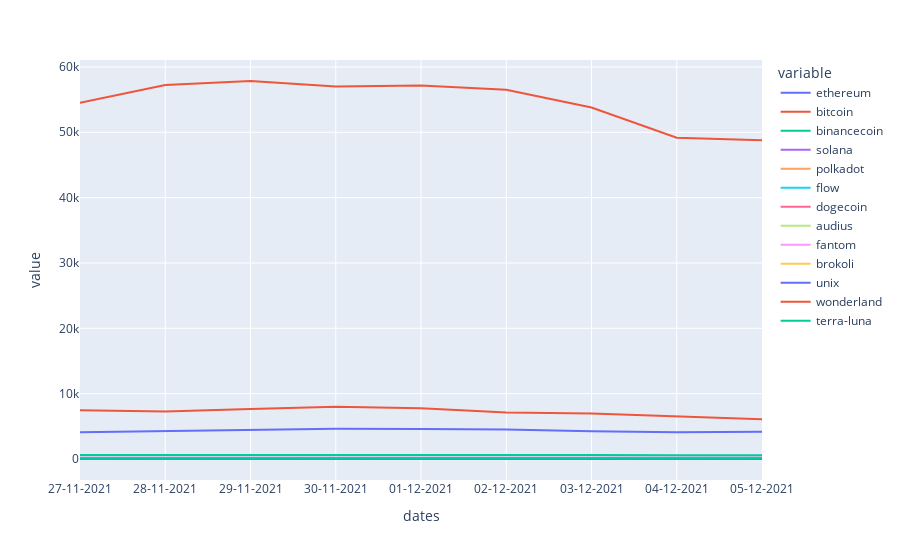

Source (notebook cell):
### Code cell
dfPrices = dfPrices.set_index('dates')
fig = px.line(dfPrices)
# fig = px.line(dfPercents, labels = {'value': 'Percent Change', 'variable': 'coin'})
py.offline.plot(fig, filename='priceChangesLines.html')

fig.show()

### Figure 1 — Plotly figure (JSON) as saved in the notebook; plotly's stock layout.template omitted (floating-point values rounded to 4 significant figures)
{"data": [{"hovertemplate": "variable=ethereum<br>dates=%{x}<br>value=%{y}<extra></extra>", "legendgroup": "ethereum", "line": {"color": "#636efa", "dash": "solid"}, "marker": {"symbol": "circle"}, "mode": "lines", "name": "ethereum", "orientation": "v", "showlegend": true, "type": "scatter", "x": ["27-11-2021", "28-11-2021", "29-11-2021", "30-11-2021", "01-12-2021", "02-12-2021", "03-12-2021", "04-12-2021", "05-12-2021"], "xaxis": "x", "y": [4084.0, 4290.0, 4445.0, 4637.0, 4590.0, 4519.0, 4240.0, 4102.0, 4158.0], "yaxis": "y"}, {"hovertemplate": "variable=bitcoin<br>dates=%{x}<br>value=%{y}<extra></extra>", "legendgroup": "bitcoin", "line": {"color": "#EF553B", "dash": "solid"}, "marker": {"symbol": "circle"}, "mode": "lines", "name": "bitcoin", "orientation": "v", "showlegend": true, "type": "scatter", "x": ["27-11-2021", "28-11-2021", "29-11-2021", "30-11-2021", "01-12-2021", "02-12-2021", "03-12-2021", "04-12-2021", "05-12-2021"], "xaxis": "x", "y": [54530.0, 57240.0, 57850.0, 57010.0, 57170.0, 56510.0, 53790.0, 49160.0, 48790.0], "yaxis": "y"}, {"hovertemplate": "variable=binancecoin<br>dates=%{x}<br>value=%{y}<extra></extra>", "legendgroup": "binancecoin", "line": {"color": "#00cc96", "dash": "solid"}, "marker": {"symbol": "circle"}, "mode": "lines", "name": "binancecoin", "orientation": "v", "showlegend": true, "type": "scatter", "x": ["27-11-2021", "28-11-2021", "29-11-2021", "30-11-2021", "01-12-2021", "02-12-2021", "03-12-2021", "04-12-2021", "05-12-2021"], "xaxis": "x", "y": [598.1, 611.4, 623.8, 624.0, 627.5, 620.5, 596.4, 567.2, 555.1], "yaxis": "y"}, {"hovertemplate": "variable=solana<br>dates=%{x}<br>value=%{y}<extra></extra>", "legendgroup": "solana", "line": {"color": "#ab63fa", "dash": "solid"}, "marker": {"symbol": "circle"}, "mode": "lines", "name": "solana", "orientation": "v", "showlegend": true, "type": "scatter", "x": ["27-11-2021", "28-11-2021", "29-11-2021", "30-11-2021", "01-12-2021", "02-12-2021", "03-12-2021", "04-12-2021", "05-12-2021"], "xaxis": "x", "y": [192.1, 200.5, 204.4, 208.7, 229.4, 232.6, 212.1, 200.9, 191.7], "yaxis": "y"}, {"hovertemplate": "variable=polkadot<br>dates=%{x}<br>value=%{y}<extra></extra>", "legendgroup": "polkadot", "line": {"color": "#FFA15A", "dash": "solid"}, "marker": {"symbol": "circle"}, "mode": "lines", "name": "polkadot", "orientation": "v", "showlegend": true, "type": "scatter", "x": ["27-11-2021", "28-11-2021", "29-11-2021", "30-11-2021", "01-12-2021", "02-12-2021", "03-12-2021", "04-12-2021", "05-12-2021"], "xaxis": "x", "y": [34.95, 35.64, 37.19, 38.0, 36.7, 35.72, 33.8, 29.28, 27.43], "yaxis": "y"}, {"hovertemplate": "variable=flow<br>dates=%{x}<br>value=%{y}<extra></extra>", "legendgroup": "flow", "line": {"color": "#19d3f3", "dash": "solid"}, "marker": {"symbol": "circle"}, "mode": "lines", "name": "flow", "orientation": "v", "showlegend": true, "type": "scatter", "x": ["27-11-2021", "28-11-2021", "29-11-2021", "30-11-2021", "01-12-2021", "02-12-2021", "03-12-2021", "04-12-2021", "05-12-2021"], "xaxis": "x", "y": [11.82, 12.27, 12.8, 12.42, 12.29, 12.05, 11.58, 9.908, 9.403], "yaxis": "y"}, {"hovertemplate": "variable=dogecoin<br>dates=%{x}<br>value=%{y}<extra></extra>", "legendgroup": "dogecoin", "line": {"color": "#FF6692", "dash": "solid"}, "marker": {"symbol": "circle"}, "mode": "lines", "name": "dogecoin", "orientation": "v", "showlegend": true, "type": "scatter", "x": ["27-11-2021", "28-11-2021", "29-11-2021", "30-11-2021", "01-12-2021", "02-12-2021", "03-12-2021", "04-12-2021", "05-12-2021"], "xaxis": "x", "y": [0.2044, 0.2075, 0.2152, 0.215, 0.2095, 0.2097, 0.2013, 0.179, 0.1704], "yaxis": "y"}, {"hovertemplate": "variable=audius<br>dates=%{x}<br>value=%{y}<extra></extra>", "legendgroup": "audius", "line": {"color": "#B6E880", "dash": "solid"}, "marker": {"symbol": "circle"}, "mode": "lines", "name": "audius", "orientation": "v", "showlegend": true, "type": "scatter", "x": ["27-11-2021", "28-11-2021", "29-11-2021", "30-11-2021", "01-12-2021", "02-12-2021", "03-12-2021", "04-12-2021", "05-12-2021"], "xaxis": "x", "y": [2.412, 2.426, 2.407, 2.306, 2.359, 2.244, 2.18, 1.883, 1.698], "yaxis": "y"}, {"hovertemplate": "variable=fantom<br>dates=%{x}<br>value=%{y}<extra></extra>", "legendgroup": "fantom", "line": {"color": "#FF97FF", "dash": "solid"}, "marker": {"symbol": "circle"}, "mode": "lines", "name": "fantom", "orientation": "v", "showlegend": true, "type": "scatter", "x": ["27-11-2021", "28-11-2021", "29-11-2021", "30-11-2021", "01-12-2021", "02-12-2021", "03-12-2021", "04-12-2021", "05-12-2021"], "xaxis": "x", "y": [2.067, 2.109, 2.156, 2.145, 2.141, 2.059, 1.987, 1.724, 1.537], "yaxis": "y"}, {"hovertemplate": "variable=brokoli<br>dates=%{x}<br>value=%{y}<extra></extra>", "legendgroup": "brokoli", "line": {"color": "#FECB52", "dash": "solid"}, "marker": {"symbol": "circle"}, "mode": "lines", "name": "brokoli", "orientation": "v", "showlegend": true, "type": "scatter", "x": ["27-11-2021", "28-11-2021", "29-11-2021", "30-11-2021", "01-12-2021", "02-12-2021", "03-12-2021", "04-12-2021", "05-12-2021"], "xaxis": "x", "y": [1.271, 1.272, 1.645, 1.763, 1.564, 1.432, 1.391, 1.19, 1.348], "yaxis": "y"}, {"hovertemplate": "variable=unix<br>dates=%{x}<br>value=%{y}<extra></extra>", "legendgroup": "unix", "line": {"color": "#636efa", "dash": "solid"}, "marker": {"symbol": "circle"}, "mode": "lines", "name": "unix", "orientation": "v", "showlegend": true, "type": "scatter", "x": ["27-11-2021", "28-11-2021", "29-11-2021", "30-11-2021", "01-12-2021", "02-12-2021", "03-12-2021", "04-12-2021", "05-12-2021"], "xaxis": "x", "y": [1.028, 1.028, 1.192, 1.36, 1.293, 1.181, 1.156, 1.026, 0.8218], "yaxis": "y"}, {"hovertemplate": "variable=wonderland<br>dates=%{x}<br>value=%{y}<extra></extra>", "legendgroup": "wonderland", "line": {"color": "#EF553B", "dash": "solid"}, "marker": {"symbol": "circle"}, "mode": "lines", "name": "wonderland", "orientation": "v", "showlegend": true, "type": "scatter", "x": ["27-11-2021", "28-11-2021", "29-11-2021", "30-11-2021", "01-12-2021", "02-12-2021", "03-12-2021", "04-12-2021", "05-12-2021"], "xaxis": "x", "y": [7445.0, 7251.0, 7642.0, 8003.0, 7754.0, 7111.0, 6974.0, 6490.0, 6091.0], "yaxis": "y"}, {"hovertemplate": "variable=terra-luna<br>dates=%{x}<br>value=%{y}<extra></extra>", "legendgroup": "terra-luna", "line": {"color": "#00cc96", "dash": "solid"}, "marker": {"symbol": "circle"}, "mode": "lines", "name": "terra-luna", "orientation": "v", "showlegend": true, "type": "scatter", "x": ["27-11-2021", "28-11-2021", "29-11-2021", "30-11-2021", "01-12-2021", "02-12-2021", "03-12-2021", "04-12-2021", "05-12-2021"], "xaxis": "x", "y": [43.45, 49.97, 51.58, 59.13, 64.32, 65.81, 64.14, 75.95, 67.28], "yaxis": "y"}], "layout": {"legend": {"title": {"text": "variable"}, "tracegroupgap": 0}, "margin": {"t": 60}, "xaxis": {"anchor": "y", "domain": [0, 1], "title": {"text": "dates"}}, "yaxis": {"anchor": "x", "domain": [0, 1], "title": {"text": "value"}}}}
